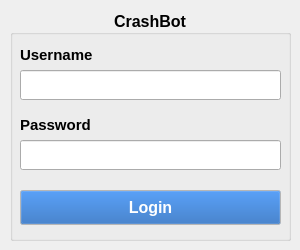
<?xml version="1.0" encoding="UTF-8"?>
<ui version="4.0">
 <class>Login</class>
 <widget class="QWidget" name="Login">
  <property name="geometry">
   <rect>
    <x>0</x>
    <y>0</y>
    <width>300</width>
    <height>250</height>
   </rect>
  </property>
  <property name="minimumSize">
   <size>
    <width>300</width>
    <height>250</height>
   </size>
  </property>
  <property name="maximumSize">
   <size>
    <width>300</width>
    <height>250</height>
   </size>
  </property>
  <property name="windowTitle">
   <string>Login</string>
  </property>
  <widget class="QGroupBox" name="groupBox">
   <property name="geometry">
    <rect>
     <x>10</x>
     <y>10</y>
     <width>281</width>
     <height>231</height>
    </rect>
   </property>
   <property name="font">
    <font>
     <pointsize>12</pointsize>
     <bold>true</bold>
    </font>
   </property>
   <property name="title">
    <string>CrashBot</string>
   </property>
   <property name="alignment">
    <set>Qt::AlignCenter</set>
   </property>
   <widget class="QLabel" name="label">
    <property name="geometry">
     <rect>
      <x>10</x>
      <y>30</y>
      <width>251</width>
      <height>30</height>
     </rect>
    </property>
    <property name="baseSize">
     <size>
      <width>0</width>
      <height>0</height>
     </size>
    </property>
    <property name="font">
     <font>
      <pointsize>11</pointsize>
      <bold>true</bold>
     </font>
    </property>
    <property name="text">
     <string>Username</string>
    </property>
   </widget>
   <widget class="QLineEdit" name="txt_username">
    <property name="geometry">
     <rect>
      <x>10</x>
      <y>60</y>
      <width>261</width>
      <height>30</height>
     </rect>
    </property>
    <property name="maxLength">
     <number>20</number>
    </property>
   </widget>
   <widget class="QLabel" name="label_2">
    <property name="geometry">
     <rect>
      <x>10</x>
      <y>100</y>
      <width>241</width>
      <height>30</height>
     </rect>
    </property>
    <property name="font">
     <font>
      <pointsize>11</pointsize>
      <bold>true</bold>
     </font>
    </property>
    <property name="text">
     <string>Password</string>
    </property>
   </widget>
   <widget class="QLineEdit" name="txt_password">
    <property name="geometry">
     <rect>
      <x>10</x>
      <y>130</y>
      <width>261</width>
      <height>30</height>
     </rect>
    </property>
    <property name="maxLength">
     <number>20</number>
    </property>
    <property name="echoMode">
     <enum>QLineEdit::Password</enum>
    </property>
   </widget>
   <widget class="QPushButton" name="btn_login">
    <property name="geometry">
     <rect>
      <x>10</x>
      <y>180</y>
      <width>261</width>
      <height>35</height>
     </rect>
    </property>
    <property name="palette">
     <palette>
      <active>
       <colorrole role="WindowText">
        <brush brushstyle="SolidPattern">
         <color alpha="255">
          <red>0</red>
          <green>0</green>
          <blue>0</blue>
         </color>
        </brush>
       </colorrole>
       <colorrole role="Button">
        <brush brushstyle="SolidPattern">
         <color alpha="255">
          <red>26</red>
          <green>95</green>
          <blue>180</blue>
         </color>
        </brush>
       </colorrole>
       <colorrole role="Light">
        <brush brushstyle="SolidPattern">
         <color alpha="255">
          <red>255</red>
          <green>255</green>
          <blue>255</blue>
         </color>
        </brush>
       </colorrole>
       <colorrole role="Midlight">
        <brush brushstyle="SolidPattern">
         <color alpha="255">
          <red>255</red>
          <green>255</green>
          <blue>255</blue>
         </color>
        </brush>
       </colorrole>
       <colorrole role="Dark">
        <brush brushstyle="SolidPattern">
         <color alpha="255">
          <red>127</red>
          <green>127</green>
          <blue>127</blue>
         </color>
        </brush>
       </colorrole>
       <colorrole role="Mid">
        <brush brushstyle="SolidPattern">
         <color alpha="255">
          <red>170</red>
          <green>170</green>
          <blue>170</blue>
         </color>
        </brush>
       </colorrole>
       <colorrole role="Text">
        <brush brushstyle="SolidPattern">
         <color alpha="255">
          <red>0</red>
          <green>0</green>
          <blue>0</blue>
         </color>
        </brush>
       </colorrole>
       <colorrole role="BrightText">
        <brush brushstyle="SolidPattern">
         <color alpha="255">
          <red>255</red>
          <green>255</green>
          <blue>255</blue>
         </color>
        </brush>
       </colorrole>
       <colorrole role="ButtonText">
        <brush brushstyle="SolidPattern">
         <color alpha="255">
          <red>255</red>
          <green>255</green>
          <blue>255</blue>
         </color>
        </brush>
       </colorrole>
       <colorrole role="Base">
        <brush brushstyle="SolidPattern">
         <color alpha="255">
          <red>255</red>
          <green>255</green>
          <blue>255</blue>
         </color>
        </brush>
       </colorrole>
       <colorrole role="Window">
        <brush brushstyle="SolidPattern">
         <color alpha="255">
          <red>255</red>
          <green>255</green>
          <blue>255</blue>
         </color>
        </brush>
       </colorrole>
       <colorrole role="Shadow">
        <brush brushstyle="SolidPattern">
         <color alpha="255">
          <red>0</red>
          <green>0</green>
          <blue>0</blue>
         </color>
        </brush>
       </colorrole>
       <colorrole role="AlternateBase">
        <brush brushstyle="SolidPattern">
         <color alpha="255">
          <red>255</red>
          <green>255</green>
          <blue>255</blue>
         </color>
        </brush>
       </colorrole>
       <colorrole role="ToolTipBase">
        <brush brushstyle="SolidPattern">
         <color alpha="255">
          <red>255</red>
          <green>255</green>
          <blue>220</blue>
         </color>
        </brush>
       </colorrole>
       <colorrole role="ToolTipText">
        <brush brushstyle="SolidPattern">
         <color alpha="255">
          <red>0</red>
          <green>0</green>
          <blue>0</blue>
         </color>
        </brush>
       </colorrole>
       <colorrole role="PlaceholderText">
        <brush brushstyle="SolidPattern">
         <color alpha="128">
          <red>0</red>
          <green>0</green>
          <blue>0</blue>
         </color>
        </brush>
       </colorrole>
      </active>
      <inactive>
       <colorrole role="WindowText">
        <brush brushstyle="SolidPattern">
         <color alpha="255">
          <red>0</red>
          <green>0</green>
          <blue>0</blue>
         </color>
        </brush>
       </colorrole>
       <colorrole role="Button">
        <brush brushstyle="SolidPattern">
         <color alpha="255">
          <red>26</red>
          <green>95</green>
          <blue>180</blue>
         </color>
        </brush>
       </colorrole>
       <colorrole role="Light">
        <brush brushstyle="SolidPattern">
         <color alpha="255">
          <red>255</red>
          <green>255</green>
          <blue>255</blue>
         </color>
        </brush>
       </colorrole>
       <colorrole role="Midlight">
        <brush brushstyle="SolidPattern">
         <color alpha="255">
          <red>255</red>
          <green>255</green>
          <blue>255</blue>
         </color>
        </brush>
       </colorrole>
       <colorrole role="Dark">
        <brush brushstyle="SolidPattern">
         <color alpha="255">
          <red>127</red>
          <green>127</green>
          <blue>127</blue>
         </color>
        </brush>
       </colorrole>
       <colorrole role="Mid">
        <brush brushstyle="SolidPattern">
         <color alpha="255">
          <red>170</red>
          <green>170</green>
          <blue>170</blue>
         </color>
        </brush>
       </colorrole>
       <colorrole role="Text">
        <brush brushstyle="SolidPattern">
         <color alpha="255">
          <red>0</red>
          <green>0</green>
          <blue>0</blue>
         </color>
        </brush>
       </colorrole>
       <colorrole role="BrightText">
        <brush brushstyle="SolidPattern">
         <color alpha="255">
          <red>255</red>
          <green>255</green>
          <blue>255</blue>
         </color>
        </brush>
       </colorrole>
       <colorrole role="ButtonText">
        <brush brushstyle="SolidPattern">
         <color alpha="255">
          <red>255</red>
          <green>255</green>
          <blue>255</blue>
         </color>
        </brush>
       </colorrole>
       <colorrole role="Base">
        <brush brushstyle="SolidPattern">
         <color alpha="255">
          <red>255</red>
          <green>255</green>
          <blue>255</blue>
         </color>
        </brush>
       </colorrole>
       <colorrole role="Window">
        <brush brushstyle="SolidPattern">
         <color alpha="255">
          <red>255</red>
          <green>255</green>
          <blue>255</blue>
         </color>
        </brush>
       </colorrole>
       <colorrole role="Shadow">
        <brush brushstyle="SolidPattern">
         <color alpha="255">
          <red>0</red>
          <green>0</green>
          <blue>0</blue>
         </color>
        </brush>
       </colorrole>
       <colorrole role="AlternateBase">
        <brush brushstyle="SolidPattern">
         <color alpha="255">
          <red>255</red>
          <green>255</green>
          <blue>255</blue>
         </color>
        </brush>
       </colorrole>
       <colorrole role="ToolTipBase">
        <brush brushstyle="SolidPattern">
         <color alpha="255">
          <red>255</red>
          <green>255</green>
          <blue>220</blue>
         </color>
        </brush>
       </colorrole>
       <colorrole role="ToolTipText">
        <brush brushstyle="SolidPattern">
         <color alpha="255">
          <red>0</red>
          <green>0</green>
          <blue>0</blue>
         </color>
        </brush>
       </colorrole>
       <colorrole role="PlaceholderText">
        <brush brushstyle="SolidPattern">
         <color alpha="128">
          <red>0</red>
          <green>0</green>
          <blue>0</blue>
         </color>
        </brush>
       </colorrole>
      </inactive>
      <disabled>
       <colorrole role="WindowText">
        <brush brushstyle="SolidPattern">
         <color alpha="255">
          <red>127</red>
          <green>127</green>
          <blue>127</blue>
         </color>
        </brush>
       </colorrole>
       <colorrole role="Button">
        <brush brushstyle="SolidPattern">
         <color alpha="255">
          <red>26</red>
          <green>95</green>
          <blue>180</blue>
         </color>
        </brush>
       </colorrole>
       <colorrole role="Light">
        <brush brushstyle="SolidPattern">
         <color alpha="255">
          <red>255</red>
          <green>255</green>
          <blue>255</blue>
         </color>
        </brush>
       </colorrole>
       <colorrole role="Midlight">
        <brush brushstyle="SolidPattern">
         <color alpha="255">
          <red>255</red>
          <green>255</green>
          <blue>255</blue>
         </color>
        </brush>
       </colorrole>
       <colorrole role="Dark">
        <brush brushstyle="SolidPattern">
         <color alpha="255">
          <red>127</red>
          <green>127</green>
          <blue>127</blue>
         </color>
        </brush>
       </colorrole>
       <colorrole role="Mid">
        <brush brushstyle="SolidPattern">
         <color alpha="255">
          <red>170</red>
          <green>170</green>
          <blue>170</blue>
         </color>
        </brush>
       </colorrole>
       <colorrole role="Text">
        <brush brushstyle="SolidPattern">
         <color alpha="255">
          <red>127</red>
          <green>127</green>
          <blue>127</blue>
         </color>
        </brush>
       </colorrole>
       <colorrole role="BrightText">
        <brush brushstyle="SolidPattern">
         <color alpha="255">
          <red>255</red>
          <green>255</green>
          <blue>255</blue>
         </color>
        </brush>
       </colorrole>
       <colorrole role="ButtonText">
        <brush brushstyle="SolidPattern">
         <color alpha="255">
          <red>127</red>
          <green>127</green>
          <blue>127</blue>
         </color>
        </brush>
       </colorrole>
       <colorrole role="Base">
        <brush brushstyle="SolidPattern">
         <color alpha="255">
          <red>255</red>
          <green>255</green>
          <blue>255</blue>
         </color>
        </brush>
       </colorrole>
       <colorrole role="Window">
        <brush brushstyle="SolidPattern">
         <color alpha="255">
          <red>255</red>
          <green>255</green>
          <blue>255</blue>
         </color>
        </brush>
       </colorrole>
       <colorrole role="Shadow">
        <brush brushstyle="SolidPattern">
         <color alpha="255">
          <red>0</red>
          <green>0</green>
          <blue>0</blue>
         </color>
        </brush>
       </colorrole>
       <colorrole role="AlternateBase">
        <brush brushstyle="SolidPattern">
         <color alpha="255">
          <red>255</red>
          <green>255</green>
          <blue>255</blue>
         </color>
        </brush>
       </colorrole>
       <colorrole role="ToolTipBase">
        <brush brushstyle="SolidPattern">
         <color alpha="255">
          <red>255</red>
          <green>255</green>
          <blue>220</blue>
         </color>
        </brush>
       </colorrole>
       <colorrole role="ToolTipText">
        <brush brushstyle="SolidPattern">
         <color alpha="255">
          <red>0</red>
          <green>0</green>
          <blue>0</blue>
         </color>
        </brush>
       </colorrole>
       <colorrole role="PlaceholderText">
        <brush brushstyle="SolidPattern">
         <color alpha="128">
          <red>0</red>
          <green>0</green>
          <blue>0</blue>
         </color>
        </brush>
       </colorrole>
      </disabled>
     </palette>
    </property>
    <property name="font">
     <font>
      <family>Ubuntu</family>
      <pointsize>12</pointsize>
      <bold>true</bold>
      <underline>false</underline>
      <strikeout>false</strikeout>
      <kerning>true</kerning>
     </font>
    </property>
    <property name="text">
     <string>Login</string>
    </property>
   </widget>
  </widget>
 </widget>
 <resources/>
 <connections/>
</ui>
